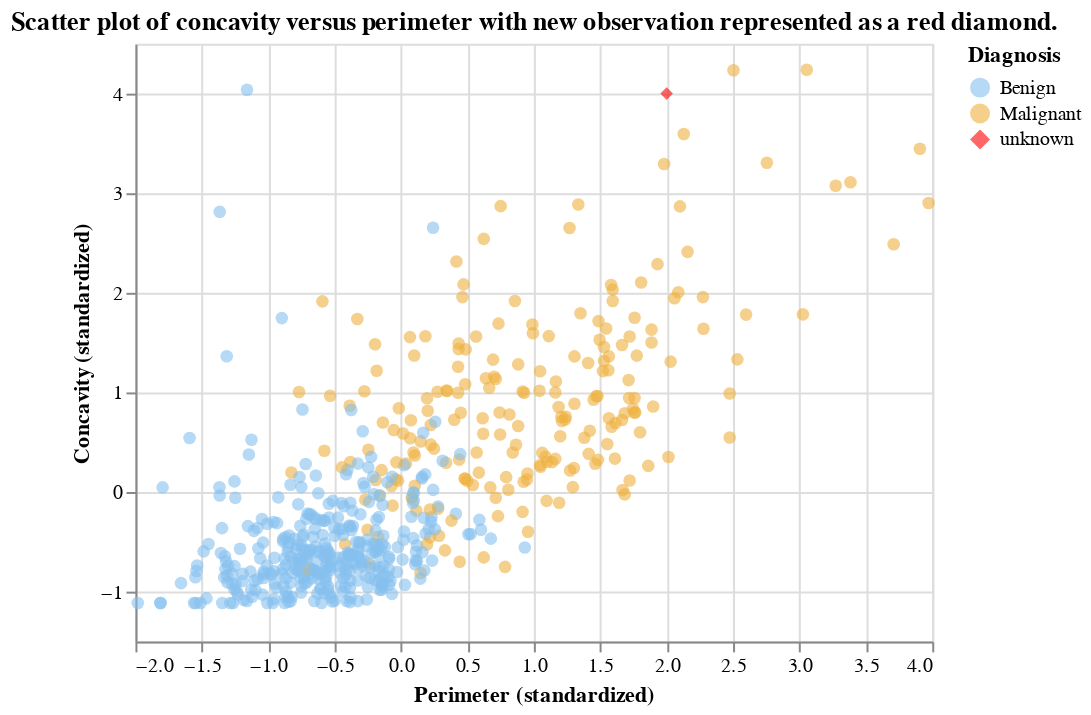

Notebook code for this chart:
### Code cell
points_df = pd.DataFrame({
    'Perimeter': [2],
    'Concavity': [4],
    'Class': ['unknown']
})
perim_concav_with_new_point_df = pd.concat((cancer, points_df))

perim_concav_with_new_point = (
    alt.Chart(
        perim_concav_with_new_point_df,
        title="Scatter plot of concavity versus perimeter with new observation represented as a red diamond.",
    )
    .mark_point(opacity=0.6, filled=True, size=40)
    .encode(
        x=alt.X("Perimeter", title="Perimeter (standardized)"),
        y=alt.Y("Concavity", title="Concavity (standardized)"),
        color=alt.Color(
            "Class",
            scale=alt.Scale(range=["#86bfef", "#efb13f", "red"]),
            title="Diagnosis",
        ),
        shape=alt.Shape(
            "Class", scale=alt.Scale(range=["circle", "circle", "diamond"])
        ),
        # size=alt.Size('Class', scale=alt.Scale(range=[30, 30, 30]))
    )
)
perim_concav_with_new_point

### Figure 1 — Vega-Lite specification as saved in the notebook (floating-point values rounded to 4 significant figures; data arrays with more than 128 entries replaced by an {"elided": "..."} marker saying what was removed)
{"config": {"view": {"continuousWidth": 400, "continuousHeight": 300}}, "data": {"name": "data-2e31cd4cdbd0d2439b027be8360e6f8e"}, "mark": {"type": "point", "filled": true, "opacity": 0.6, "size": 40}, "encoding": {"color": {"field": "Class", "scale": {"range": ["#86bfef", "#efb13f", "red"]}, "title": "Diagnosis", "type": "nominal"}, "shape": {"field": "Class", "scale": {"range": ["circle", "circle", "diamond"]}, "type": "nominal"}, "x": {"field": "Perimeter", "title": "Perimeter (standardized)", "type": "quantitative"}, "y": {"field": "Concavity", "title": "Concavity (standardized)", "type": "quantitative"}}, "title": "Scatter plot of concavity versus perimeter with new observation represented as a red diamond.", "$schema": "https://vega.github.io/schema/vega-lite/v4.17.0.json", "datasets": {"data-2e31cd4cdbd0d2439b027be8360e6f8e": {"elided": "570 records"}}}
